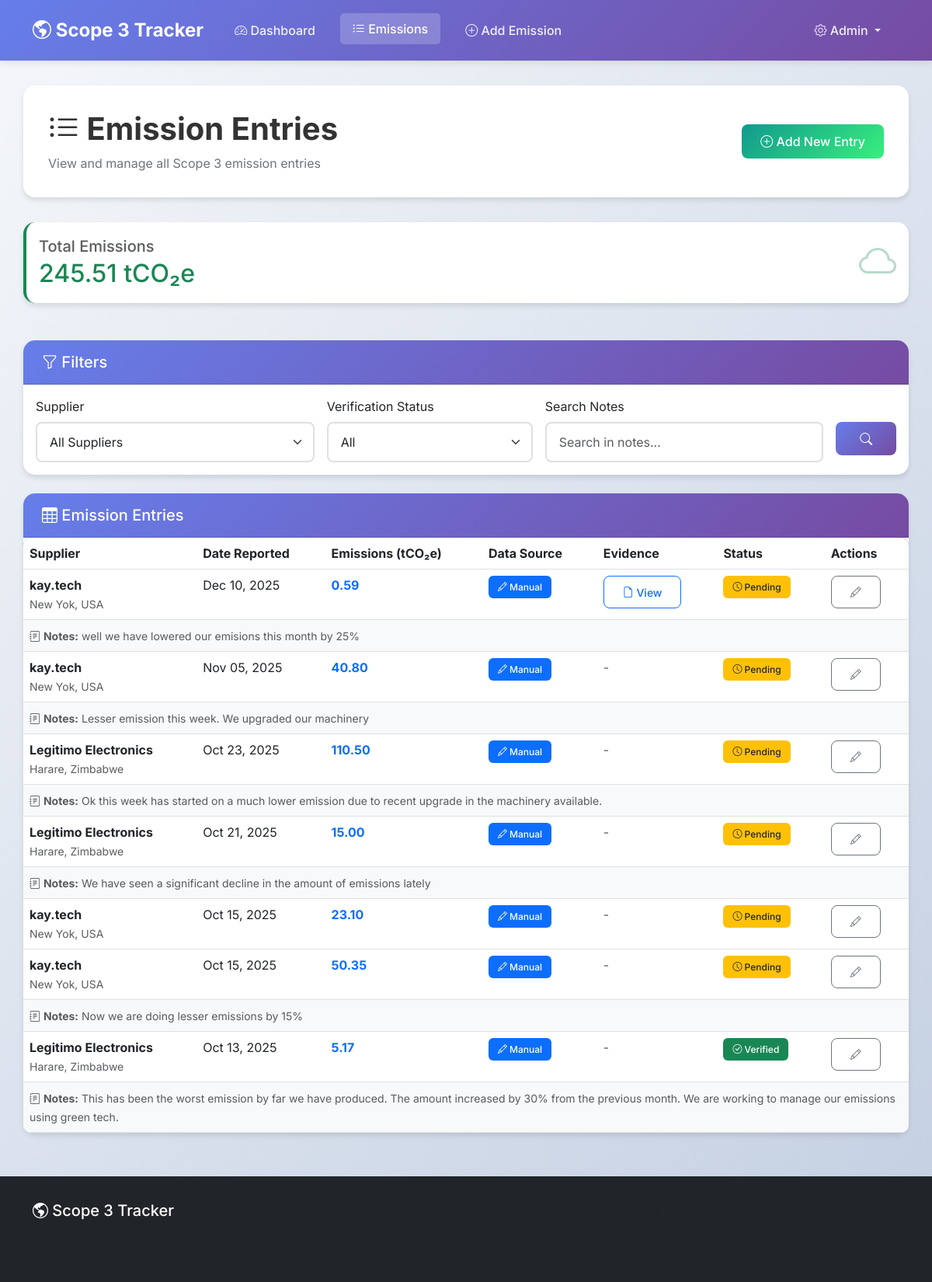
The app's page /emissions/?page=6 (signed in), older data.
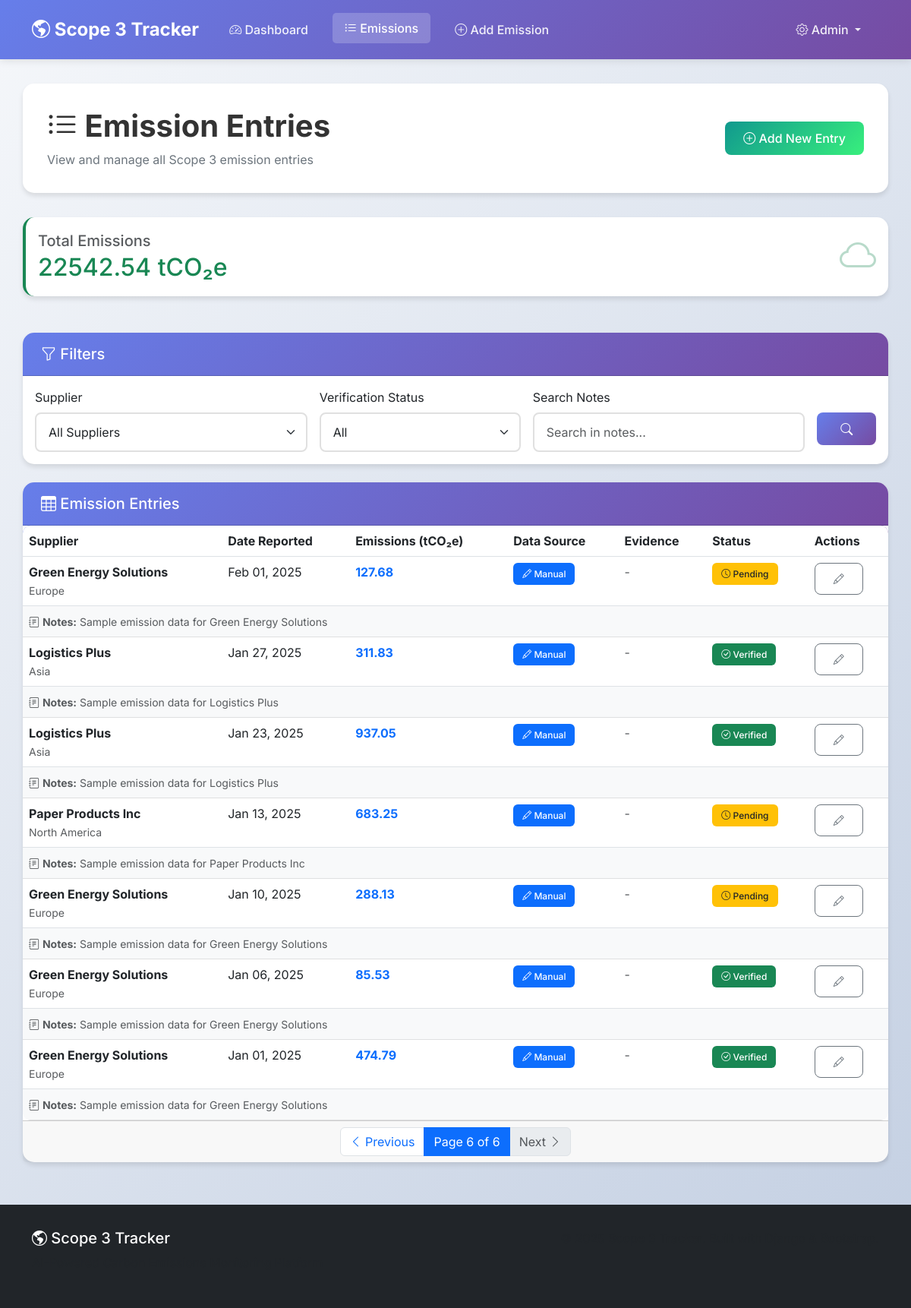
The same page, newer data.
### core/models.py (models this page shows, shortened)
class EmissionEntry(models.Model):
    supplier = models.ForeignKey(Supplier, on_delete=models.CASCADE, related_name='emission_entries')
    date_reported = models.DateTimeField()
    scope3_emissions = models.DecimalField(max_digits=12, decimal_places=2) # Flexible for larger numbers
    evidence_file = models.FileField(upload_to='evidence/', blank=True, null=True)
    notes = models.TextField(blank=True)
    verified = models.BooleanField(default=False)
    blockchain_hash = models.CharField(max_length=255, blank=True, null=True, help_text="Blockchain verification hash")
    blockchain_verified = models.BooleanField(default=False)
    DATA_SOURCE_CHOICES = [
        ('manual', 'Manual Entry'),
        ('iot', 'IoT Device'),
        ('ml_estimate', 'ML Estimate'),
        ('spend_based', 'Spend-Based Estimate'),
    ]
    data_source = models.CharField(max_length=20, choices=DATA_SOURCE_CHOICES, default='manual')
    ml_confidence = models.DecimalField(max_digits=5, decimal_places=4, null=True, blank=True, help_text="ML model confidence (0-1)")

class Supplier(models.Model):
    supplier_code = models.CharField(max_length=50, unique=True, default="TEMP_CODE")
    name = models.CharField(max_length=255)
    region = models.CharField(max_length=100, blank=True)
    contact_email = models.EmailField(unique=True)
    industry = models.CharField(max_length=100, blank=True)
    active = models.BooleanField(default=True)
    added_on = models.DateTimeField(auto_now_add=True)
    tenant = models.ForeignKey('saas.Tenant', on_delete=models.CASCADE, null=True, blank=True, related_name='suppliers')
    annual_spend = models.DecimalField(max_digits=15, decimal_places=2, null=True, blank=True, help_text="Annual spend in USD")
    emission_factor = models.DecimalField(max_digits=10, decimal_places=4, null=True, blank=True, help_text="Emission factor (tCO2e/$)")

### core/views.py (the view)
# urls.py: path('emissions/', views.emission_list, name='emission_list'),
@login_required
def emission_list(request):
    tenant = request.user.tenant_membership.tenant if hasattr(request.user, 'tenant_membership') else None
    supplier_id = request.GET.get('supplier')
    verified = request.GET.get('verified')
    entries = EmissionEntry.objects.filter(supplier__tenant=tenant).order_by('-date_reported') if tenant else EmissionEntry.objects.all().order_by('-date_reported')
    search_query = request.GET.get('search')
    if search_query:
        entries = entries.filter(notes__icontains=search_query)
    if supplier_id:
        entries = entries.filter(supplier__id=supplier_id)
    if verified == "true":
        entries = entries.filter(verified=True)
    elif verified == "false":
        entries = entries.filter(verified=False)
    suppliers = Supplier.objects.filter(tenant=tenant) if tenant else Supplier.objects.all()
    paginator = Paginator(entries, 10)
    page_number = request.GET.get('page')
    page_obj = paginator.get_page(page_number)
    total_emissions = entries.aggregate(total=models.Sum('scope3_emissions'))['total'] or 0
    return render(request, 'core/emission_list.html',
                  {
                   'suppliers': suppliers,
                   'page_obj': page_obj,
                   'total_emissions': total_emissions,
                   })

### core/templates/core/emission_list.html (shortened to what the changed rows need)
{% extends 'core/base.html' %}
{% block content %}
<div class="page-header">
    <div class="d-flex justify-content-between align-items-center">
        <div>
            <h1><i class="bi bi-list-ul"></i> Emission Entries</h1>
        </div>
    </div>
</div>
<div class="row mb-4">
    <div class="col-12">
        <div class="card stat-card stat-success">
            <div class="card-body">
                <div class="d-flex justify-content-between align-items-center">
                    <div>
                        <h5 class="text-muted mb-1">Total Emissions</h5>
                        <h2 class="text-success mb-0">{{ total_emissions|floatformat:2 }} tCO₂e</h2>
                    </div>
                </div>
            </div>
        </div>
    </div>
</div>
<div class="card">
    <div class="card-body p-0">
        {% if page_obj %}
            <div class="table-responsive">
                <table class="table table-hover mb-0">
                    <thead>
                        <tr>
                            <th>Supplier</th>
                            <th>Date Reported</th>
                            <th>Emissions (tCO₂e)</th>
                            <th>Data Source</th>
                            <th>Evidence</th>
                            <th>Status</th>
                            <th>Actions</th>
                        </tr>
                    </thead>
                    <tbody>
                        {% for entry in page_obj %}
                        <tr>
                            <td>
                                <strong>{{ entry.supplier.name }}</strong>
                                {% if entry.supplier.region %}
                                    <br><small class="text-muted">{{ entry.supplier.region }}</small>
                                {% endif %}
                            </td>
                            <td>{{ entry.date_reported|date:"M d, Y" }}</td>
                            <td>
                                <strong class="text-primary">{{ entry.scope3_emissions }}</strong>
                            </td>
                            <td>
                                {% if entry.data_source == 'manual' %}
                                    <span class="badge bg-primary"><i class="bi bi-pencil"></i> Manual</span>
                                {% elif entry.data_source == 'iot' %}
                                    <span class="badge bg-info"><i class="bi bi-wifi"></i> IoT</span>
                                {% elif entry.data_source == 'ml_estimate' %}
                                    <span class="badge bg-success"><i class="bi bi-robot"></i> ML</span>
                                {% elif entry.data_source == 'spend_based' %}
                                    <span class="badge bg-warning text-dark"><i class="bi bi-calculator"></i> Spend</span>
                                {% else %}
                                    <span class="badge bg-secondary">{{ entry.data_source }}</span>
                                {% endif %}
                            </td>
                            <td>
                                {% if entry.evidence_file %}
                                    <a href="{{ entry.evidence_file.url }}" class="btn btn-sm btn-outline-primary" target="_blank">
                                        <i class="bi bi-file-earmark"></i> View
                                    </a>
                                {% else %}
                                    <span class="text-muted">-</span>
                                {% endif %}
                            </td>
                            <td>
                                {% if entry.verified %}
                                    <span class="badge bg-success">
                                        <i class="bi bi-check-circle"></i> Verified
                                    </span>
                                {% else %}
                                    <span class="badge bg-warning text-dark">
                                        <i class="bi bi-clock"></i> Pending
                                    </span>
                                {% endif %}
                            </td>
                            <td>
                                <a href="/admin/core/emissionentry/{{ entry.id }}/change/"
                                   class="btn btn-sm btn-outline-secondary" title="Edit">
                                    <i class="bi bi-pencil"></i>
                                </a>
                            </td>
                        </tr>
                        {% if entry.notes %}
                        <tr class="table-light">
                            <td colspan="7">
                                <small class="text-muted">
                                    <i class="bi bi-journal-text"></i> <strong>Notes:</strong> {{ entry.notes }}
                                </small>
                            </td>
                        </tr>
                        {% endif %}
                        {% endfor %}
                    </tbody>
                </table>
            </div>
            {% if page_obj.has_other_pages %}
            <div class="card-footer">
                <nav aria-label="Page navigation">
                    <ul class="pagination mb-0 justify-content-center">
                        {% if page_obj.has_previous %}
                            <li class="page-item">
                                <a class="page-link" href="?page={{ page_obj.previous_page_number }}">
                                    <i class="bi bi-chevron-left"></i> Previous
                                </a>
                            </li>
                        {% else %}
                            <li class="page-item disabled">
                                <span class="page-link"><i class="bi bi-chevron-left"></i> Previous</span>
                            </li>
                        {% endif %}
                        <li class="page-item active">
                            <span class="page-link">
                                Page {{ page_obj.number }} of {{ page_obj.paginator.num_pages }}
                            </span>
                        </li>
                        {% if page_obj.has_next %}
                            <li class="page-item">
                                <a class="page-link" href="?{% if request.GET.supplier %}supplier={{ request.GET.supplier }}&{% endif %}{% if request.GET.verified %}verified={{ request.GET.verified }}&{% endif %}{% if request.GET.search %}search={{ request.GET.search }}&{% endif %}page={{ page_obj.next_page_number }}">
                                    Next <i class="bi bi-chevron-right"></i>
                                </a>
                            </li>
                        {% else %}
                            <li class="page-item disabled">
                                <span class="page-link">Next <i class="bi bi-chevron-right"></i></span>
                            </li>
                        {% endif %}
                    </ul>
                </nav>
            </div>
            {% endif %}
        {% endif %}
    </div>
</div>
{% endblock %}

Row changes from the older to the newer data that the page shows:
no longer on this page (row unchanged): EmissionEntry: supplier.name "kay.tech", supplier.region "New Yok, USA", date_reported "Dec 10, 2025", scope3_emissions "0.59", data_source "manual" (drawn), verified False (drawn), notes "well we have lowered our emisions this month by 25%"
no longer on this page (row unchanged): EmissionEntry: supplier.name "kay.tech", supplier.region "New Yok, USA", date_reported "Nov 05, 2025", scope3_emissions "40.80", data_source "manual" (drawn), verified False (drawn), notes "Lesser emission this week. We upgraded our machinery"
no longer on this page (row unchanged): EmissionEntry: supplier.name "Legitimo Electronics", supplier.region "Harare, Zimbabwe", date_reported "Oct 23, 2025", scope3_emissions "110.50", data_source "manual" (drawn), verified False (drawn), notes "Ok this week has started on a much lower emission due to recent upgrade in the machinery available."
no longer on this page (row unchanged): EmissionEntry: supplier.name "Legitimo Electronics", supplier.region "Harare, Zimbabwe", date_reported "Oct 21, 2025", scope3_emissions "15.00", data_source "manual" (drawn), verified False (drawn), notes "We have seen a significant decline in the amount of emissions lately"
no longer on this page (row unchanged): EmissionEntry: supplier.name "kay.tech", supplier.region "New Yok, USA", date_reported "Oct 15, 2025", scope3_emissions "23.10", data_source "manual" (drawn), verified False (drawn)
no longer on this page (row unchanged): EmissionEntry: supplier.name "kay.tech", supplier.region "New Yok, USA", date_reported "Oct 15, 2025", scope3_emissions "50.35", data_source "manual" (drawn), verified False (drawn), notes "Now we are doing lesser emissions by 15%"
no longer on this page (row unchanged): EmissionEntry: supplier.name "Legitimo Electronics", supplier.region "Harare, Zimbabwe", date_reported "Oct 13, 2025", scope3_emissions "5.17", data_source "manual" (drawn), verified True (drawn), notes "This has been the worst emission by far we have produced. The amount increased by 30% from the previous month. We are working to manage our emissions using green tech."
added EmissionEntry: supplier.name "Green Energy Solutions", supplier.region "Europe", date_reported "Feb 01, 2025", scope3_emissions "127.68", data_source "manual" (drawn), verified False (drawn), notes "Sample emission data for Green Energy Solutions"
added EmissionEntry: supplier.name "Logistics Plus", supplier.region "Asia", date_reported "Jan 27, 2025", scope3_emissions "311.83", data_source "manual" (drawn), verified True (drawn), notes "Sample emission data for Logistics Plus"
added EmissionEntry: supplier.name "Logistics Plus", supplier.region "Asia", date_reported "Jan 23, 2025", scope3_emissions "937.05", data_source "manual" (drawn), verified True (drawn), notes "Sample emission data for Logistics Plus"
added EmissionEntry: supplier.name "Paper Products Inc", supplier.region "North America", date_reported "Jan 13, 2025", scope3_emissions "683.25", data_source "manual" (drawn), verified False (drawn), notes "Sample emission data for Paper Products Inc"
added EmissionEntry: supplier.name "Green Energy Solutions", supplier.region "Europe", date_reported "Jan 10, 2025", scope3_emissions "288.13", data_source "manual" (drawn), verified False (drawn), notes "Sample emission data for Green Energy Solutions"
added EmissionEntry: supplier.name "Green Energy Solutions", supplier.region "Europe", date_reported "Jan 06, 2025", scope3_emissions "85.53", data_source "manual" (drawn), verified True (drawn), notes "Sample emission data for Green Energy Solutions"
added EmissionEntry: supplier.name "Green Energy Solutions", supplier.region "Europe", date_reported "Jan 01, 2025", scope3_emissions "474.79", data_source "manual" (drawn), verified True (drawn), notes "Sample emission data for Green Energy Solutions"
Text that changed along with them:
{{ total_emissions|floatformat:2 }}: "245.51" → "22542.54"
{{ page_obj.number }}: (not shown) → "6"
{{ page_obj.paginator.num_pages }}: (not shown) → "6"
text now shown: "Previous Page of Next"
